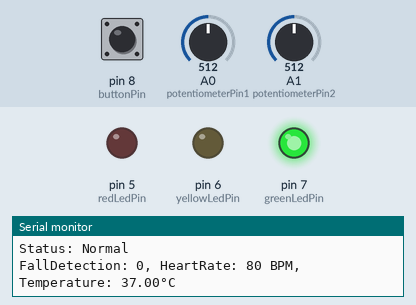
A sketch run on a simulated Arduino Uno, built with avr-gcc and run on an emulated ATmega328P. Parts: output pins drawn as LEDs (lit = HIGH), the last lines printed to the serial monitor. The test bench sets the inputs (shaded band); at power-on: A0 (potentiometerPin1) = 512, A1 (potentiometerPin2) = 512, pin 8 (buttonPin) LOW.

Above: at 1.8 s.
1.9 s: A0 (potentiometerPin1) set to 607
3.4 s: A0 (potentiometerPin1) set to 629
At 4.7 s:
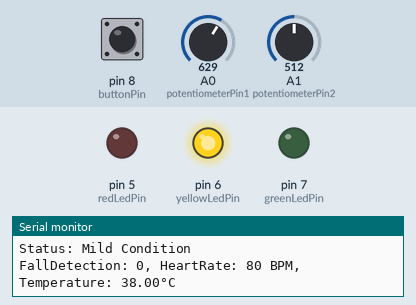
5.5 s: A1 (potentiometerPin2) set to 335
7.3 s: A1 (potentiometerPin2) set to 312
At 8.7 s:
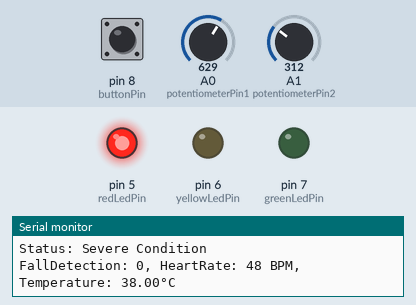
12.3 s: A1 (potentiometerPin2) set to 511
At 14.5 s:
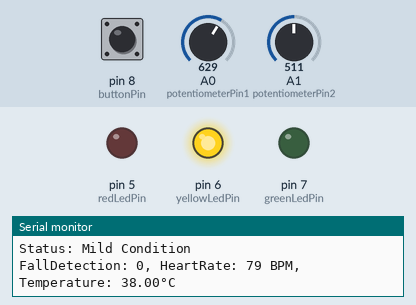
Timing chart, 0 to 15.8 s (numbered marks = the images above; inputs shaded):
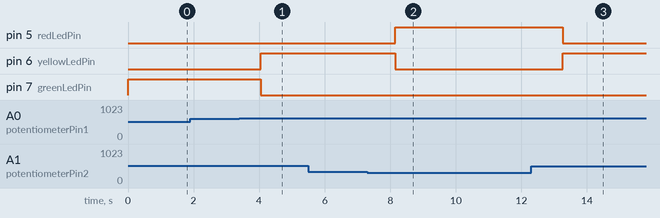

The sketch:

ArduinoCode.ino
```cpp
int potentiometerPin1 = A0; // analog pin for potentiometer 1 (body temperature)
int potentiometerPin2 = A1; // analog pin for potentiometer 2 (heart rate)
int redLedPin = 5;          // pin number for red LED
int yellowLedPin = 6;       // pin number for yellow LED
int greenLedPin = 7;        // pin number for green LED
int buttonPin = 8;          // pin number for button
int buttonState = 0;        // variable to store button state
int fallDetected = 0;
int redLedStatus = 0;      // variable to store red LED status
int yellowLedStatus = 0;    // variable to store yellow LED status
int greenLedStatus = 0;     // variable to store green LED status

void setup() {
  pinMode(potentiometerPin1, INPUT);
  pinMode(potentiometerPin2, INPUT);
  pinMode(redLedPin, OUTPUT);
  pinMode(yellowLedPin, OUTPUT);
  pinMode(greenLedPin, OUTPUT);
  pinMode(buttonPin, INPUT);
  Serial.begin(9600); // Initialize serial communication at 9600 baud
}

void loop() {
  // Read the potentiometer values
  int sensorValue1 = analogRead(potentiometerPin1); // For body temperature
  int sensorValue2 = analogRead(potentiometerPin2); // For heart rate

  // Map the potentiometer value for heart rate simulation
  int heartRate = map(sensorValue2, 0, 1023, 0, 160); // Assume a heart rate range of 0 to 160 BPM

  // Map the potentiometer value for body temperature simulation
  float temperature = map(sensorValue1, 0, 1023, 32, 42); // Assume a body temperature range of 32.0 C to 42.0 C

  // Define thresholds for different heart rate conditions
  int severeTachycardiaThreshold = 150;
  int mildTachycardiaThreshold = 120;
  int mildBradycardiaThreshold = 60;
  int severeBradycardiaThreshold = 50;

  // Define thresholds for different body temperature conditions
  float hyperpyrexiaThreshold = 40.0;
  float feverThreshold = 38.0;
  float hypothermiaThreshold = 35.0;
  float mildFeverThreshold = 37.0;
  float mildHypothermiaThreshold = 36.0;

  // Read button state
  buttonState = digitalRead(buttonPin);

  // Check if the fall detection button is pressed
  if (buttonState == HIGH) {
    fallDetected = 1;
    Serial.println("Fall Detected !!!!");
  } else {
    fallDetected = 0;
  }

  // Determine LED color based on heart rate and temperature
  switch (fallDetected) {
    case 1:
      // Red LED lights up for severe conditions or fall detection
      digitalWrite(redLedPin, HIGH);
      digitalWrite(yellowLedPin, LOW);
      digitalWrite(greenLedPin, LOW);
      redLedStatus = 1;
      yellowLedStatus = 0;
      greenLedStatus = 0;
      Serial.println("Status: Severe Condition  ");
      break;
    default:
      if (heartRate >= severeTachycardiaThreshold || heartRate <= severeBradycardiaThreshold || temperature >= hyperpyrexiaThreshold || temperature <= hypothermiaThreshold) {
        // Red LED lights up for severe conditions
        digitalWrite(redLedPin, HIGH);
        digitalWrite(yellowLedPin, LOW);
        digitalWrite(greenLedPin, LOW);
        redLedStatus = 1;
        yellowLedStatus = 0;
        greenLedStatus = 0;
        Serial.println("Status: Severe Condition  ");
      } else if ((heartRate >= mildTachycardiaThreshold || heartRate <= mildBradycardiaThreshold) || (temperature >= feverThreshold || temperature <= mildHypothermiaThreshold)) {
        // Yellow LED lights up for mild conditions
        digitalWrite(redLedPin, LOW);
        digitalWrite(yellowLedPin, HIGH);
        digitalWrite(greenLedPin, LOW);
        redLedStatus = 0;
        yellowLedStatus = 1;
        greenLedStatus = 0;
        Serial.println("Status: Mild Condition  ");
      } else {
        // Green LED lights up for normal conditions
        digitalWrite(redLedPin, LOW);
        digitalWrite(yellowLedPin, LOW);
        digitalWrite(greenLedPin, HIGH);
        redLedStatus = 0;
        yellowLedStatus = 0;
        greenLedStatus = 1;
        Serial.println("Status: Normal  ");
      }
  }

  // Send sensor data over serial connection
  Serial.print("FallDetection: ");
  Serial.print(fallDetected ? 1 : 0);
  Serial.print(", HeartRate: ");
  Serial.print(heartRate);
  Serial.print(" BPM, Temperature: ");
  Serial.print(temperature);
  Serial.println("°C");

  delay(1000); // Delay for better readability in serial monitor
}
```

Measured:
- the behaviour switches between 613 and 614 on A0 (potentiometerPin1) (found by bisection; images 0 and 1)
- the behaviour switches between 327 and 326 on A1 (potentiometerPin2) (found by bisection; images 1 and 2)
- after the input at 3.4 s, pin 6 (yellowLedPin): LOW → HIGH after 0.66 s; pin 7 (greenLedPin): HIGH → LOW after 0.66 s
- after the input at 7.3 s, pin 5 (redLedPin): LOW → HIGH after 0.85 s; pin 6 (yellowLedPin): HIGH → LOW after 0.85 s
- after the input at 12.3 s, pin 5 (redLedPin): HIGH → LOW after 0.97 s; pin 6 (yellowLedPin): LOW → HIGH after 0.97 s
